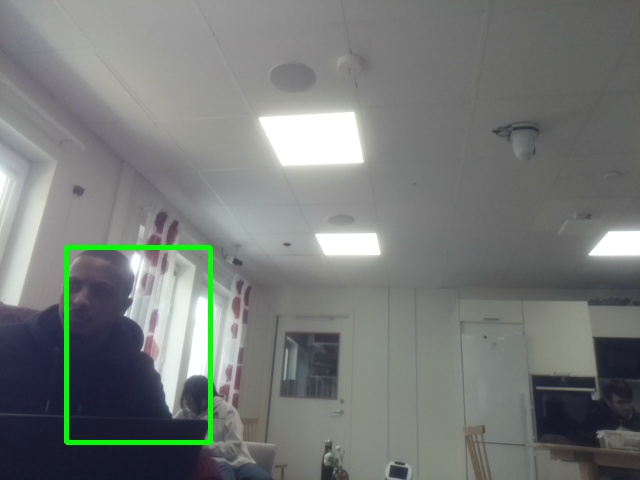
#> input picture src/motion_image.jpg, 640 x 480 px, given in place of the camera
$ python tester.py   (older library calls are emulated)
#> lines starting #> are read from the running program, lines starting #| are printed output that depends on the picture
import cv2
import time
import pandas
from datetime import datetime

import smtplib
import threading
from email.mime.text import MIMEText
face_cascade = cv2.CascadeClassifier("haarcascade_frontalface_default.xml")


gmail_user = "rakeshranjan8792@gmail.com"
gmail_pwd = "rakranjan"
first_frame = None
status_list = [None, None]
times = []
etime = []
df = pandas.DataFrame(columns=["Start", "End"])

video = cv2.VideoCapture(0)
start_time = time.time()
flag = 1
mode=int(input("Enter 1 for Motion Detection 2 for Intrusion Detection"))
#> the answer given: 1


def mail():
    smtp_ssl_host = 'smtp.gmail.com'  # smtp.mail.yahoo.com
    smtp_ssl_port = 465
    username = 'rakeshranjan8792@gmail.com'
    password = 'rakranjan'
    sender = 'rakeshranjan8792@gmail.com'
    targets = ['rakesh.emperor@gmail.com']

    msg = MIMEText('Intrusion is occuring')
    msg['Subject'] = 'Security Alert'
    msg['From'] = sender
    msg['To'] = ', '.join(targets)

    server = smtplib.SMTP_SSL(smtp_ssl_host, smtp_ssl_port)
    server.login(username, password)
    server.sendmail(sender, targets, msg.as_string())
    server.quit()


while True:

    check, frame = video.read()
#> frame is the input picture: shape (480, 640, 3); mean B, G, R 120.4, 122.5, 118.5
    status = 0
    gray = cv2.cvtColor(frame, cv2.COLOR_BGR2GRAY)
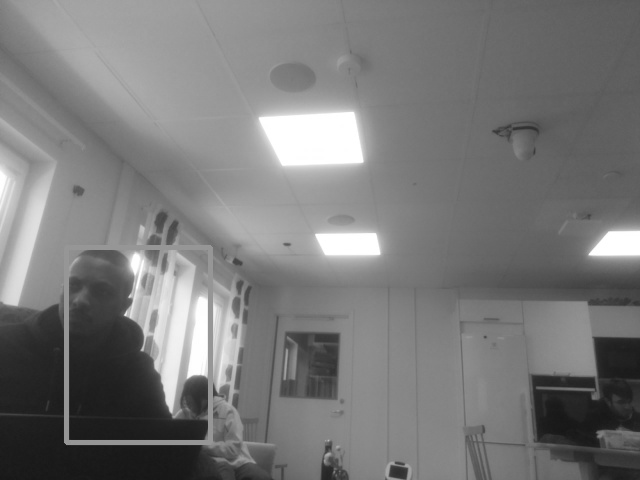
#> gray: shape (480, 640); min 21, max 255, mean 121.1
    gray = cv2.GaussianBlur(gray, (21, 21), 0)
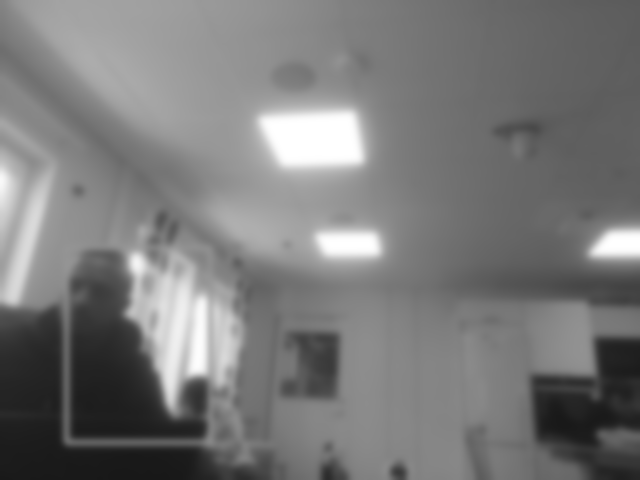
#> gray: shape (480, 640); min 24, max 255, mean 121.1
    if first_frame is None:
            first_frame = gray
            continue

    if mode == 1:


        delta_frame = cv2.absdiff(first_frame, gray)
        thresh_frame = cv2.threshold(delta_frame, 30, 255, cv2.THRESH_BINARY)[1]
        thresh_frame = cv2.dilate(thresh_frame, None, iterations=2)

        (cnts, _) = cv2.findContours(thresh_frame.copy(),
                                    cv2.RETR_EXTERNAL, cv2.CHAIN_APPROX_SIMPLE)

        for contour in cnts:
            if cv2.contourArea(contour) < 10000:
                continue
            status = 1

            (x, y, w, h) = cv2.boundingRect(contour)
            cv2.rectangle(frame, (x, y), (x+w, y+h), (0, 255, 0), 3)

    else:
        faces=face_cascade.detectMultiScale(gray,scaleFactor=1.05,minNeighbors=5)

        for x,y,w,h in faces:
            frame=cv2.rectangle(frame, (x,y),(x+w,y+h),(0,255,0),3)
            status=1

        if first_frame is None:
            first_frame=gray
            continue

        delta_frame=cv2.absdiff(first_frame,gray)
        thresh_frame=cv2.threshold(delta_frame, 30, 255, cv2.THRESH_BINARY)[1]
        thresh_frame=cv2.dilate(thresh_frame, None, iterations=2)

        (_,cnts,_)=cv2.findContours(thresh_frame.copy(),cv2.RETR_EXTERNAL, cv2.CHAIN_APPROX_SIMPLE)

        for contour in cnts:
            if cv2.contourArea(contour) < 10000:
                continue


    status_list.append(status)

    status_list = status_list[-2:]

    if status_list[-1] == 1 and status_list[-2] == 0:
        times.append(datetime.now())
        start_time = time.time()
        print("Enter")
        cv2.imwrite("yolo.jpg", frame)
        flag = 0

    if status_list[-1] == 0 and status_list[-2] == 1:
        times.append(datetime.now())
        flag = 1
        print("exit")

    elapsed_time = time.time() - start_time

    if elapsed_time > 3 and flag == 0:
        print("intruder")
        if len(etime) == 0:
            etime.append(time.time())
            t1 = threading.Thread(target=mail, args=())
            t1.start()

        else:
            etime.append(time.time())
        emailtimelapse = etime[-1]-time.time()
        if emailtimelapse > 50000:
            mail()
        flag = 1

    cv2.imshow("Gray Frame", gray)
    cv2.imshow("Delta Frame", delta_frame)
    cv2.imshow("Threshold Frame", thresh_frame)
    cv2.imshow("Color Frame", frame)

    key = cv2.waitKey(1)

    if key == ord('q'):
        if status == 1:
            times.append(datetime.now())
        break

print(status_list)
print(times)


for i in range(0, len(times), 2):
    df = df.append({"Start": times[i], "End": times[i+1]}, ignore_index=True)
#> this loop made 0 passes

df.to_csv("Times.csv")

video.release()
cv2.destroyAllWindows
